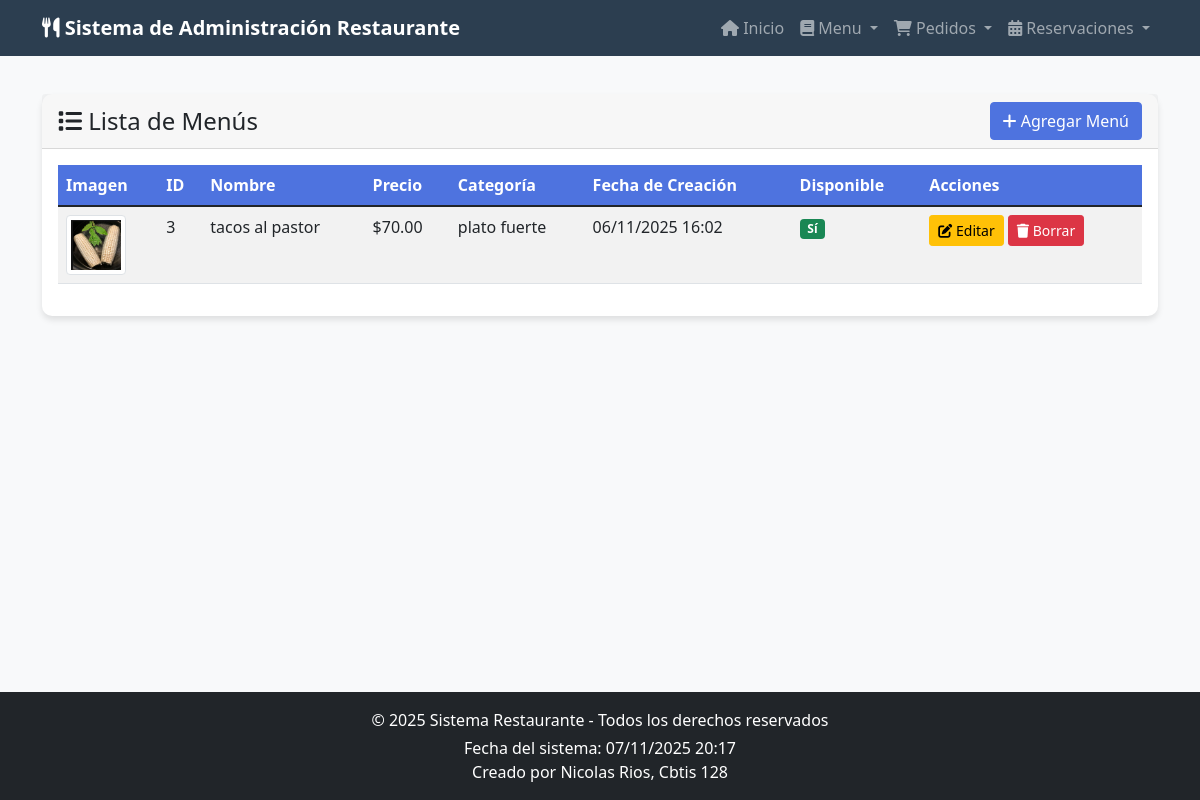
Before: /ver-menu/ with the older database file.
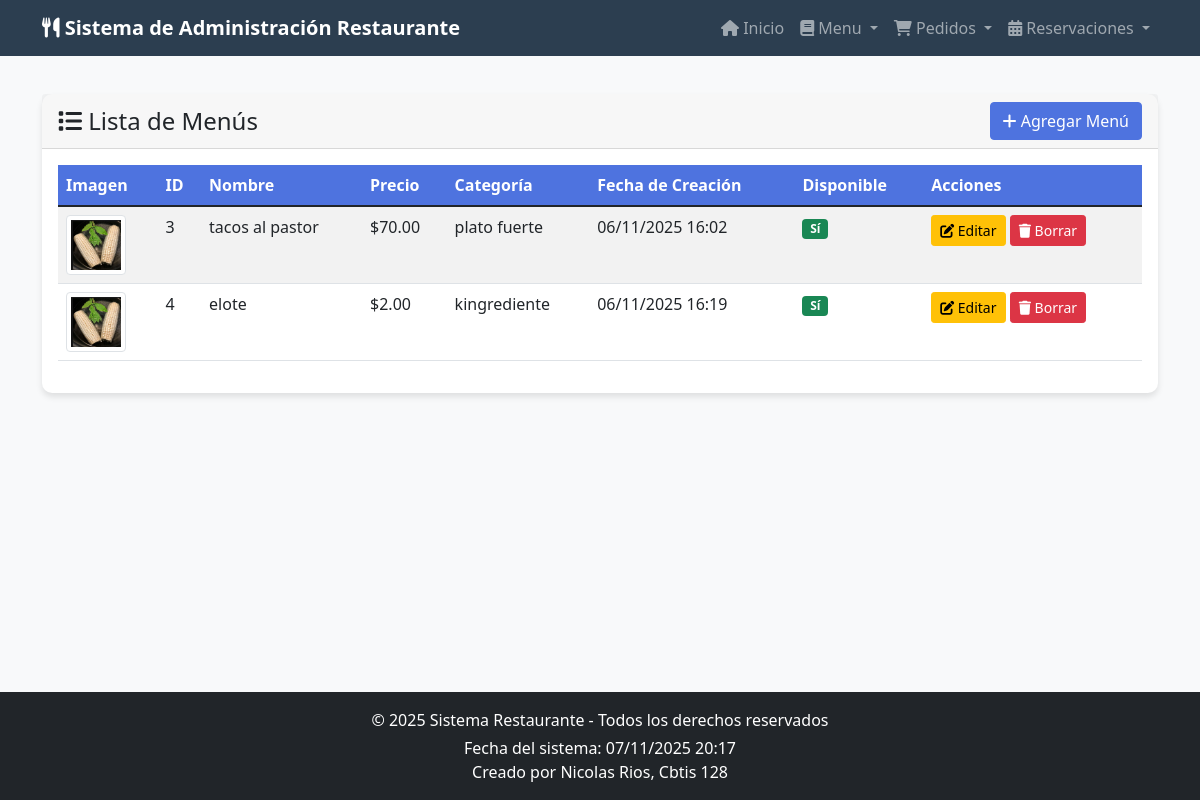
After: the same page with the newer database file.
### app_Restaurante/models.py (models this page shows, shortened)
class Menu(models.Model):
    nombre = models.CharField(max_length=100)
    descripcion = models.TextField()
    precio = models.DecimalField(max_digits=6, decimal_places=2)
    categoria = models.CharField(max_length=50)
    disponible = models.BooleanField(default=True)
    fecha_creacion = models.DateTimeField(auto_now_add=True)
    imagen = models.ImageField(upload_to='img_clientes/', blank=True, null=True)

### app_Restaurante/views.py (the view)
# urls.py: path('ver-menu/', views.ver_Menu, name='ver_Menu'),
def ver_Menu(request):
    menus = Menu.objects.all()
    return render(request, 'Menu/ver_Menu.html', {'menus': menus})

### app_Restaurante/templates/Menu/ver_Menu.html
{% extends 'base.html' %}
{% block content %}
<div class="card">
    <div class="card-header d-flex justify-content-between align-items-center">
        <h4 class="card-title mb-0">
            <i class="fas fa-list"></i> Lista de Menús
        </h4>
        <a href="{% url 'agregar_Menu' %}" class="btn btn-primary">
            <i class="fas fa-plus"></i> Agregar Menú
        </a>
    </div>
    <div class="card-body">
        <div class="table-responsive">
            <table class="table table-striped table-hover">
                <thead class="table-dark">
                    <tr>
                        <th>Imagen</th>
                        <th>ID</th>
                        <th>Nombre</th>
                        <th>Precio</th>
                        <th>Categoría</th>
                        <th>Fecha de Creación</th>
                        <th>Disponible</th>
                        <th>Acciones</th>
                    </tr>
                </thead>
                <tbody>
                    {% for menu in menus %}
                    <tr>
                        <td>
                            {% if menu.imagen %}
                                <img src="{{ menu.imagen.url }}" alt="{{ menu.nombre }}"
                                     class="img-thumbnail" style="width: 60px; height: 60px; object-fit: cover;">
                            {% else %}
                                <span class="text-muted">Sin imagen</span>
                            {% endif %}
                        </td>
                        <td>{{ menu.id }}</td>
                        <td>{{ menu.nombre }}</td>
                        <td>${{ menu.precio }}</td>
                        <td>{{ menu.categoria }}</td>
                        <td>{{menu.fecha_creacion|date:"d/m/Y H:i"}}</td>
                        <td>
                            {% if menu.disponible %}
                                <span class="badge bg-success">Sí</span>
                            {% else %}
                                <span class="badge bg-danger">No</span>
                            {% endif %}
                        </td>
                        <td>
                            <a href="{% url 'actualizar_Menu' menu.id %}" class="btn btn-warning btn-sm">
                                <i class="fas fa-edit"></i> Editar
                            </a>
                            <a href="{% url 'borrar_Menu' menu.id %}" class="btn btn-danger btn-sm">
                                <i class="fas fa-trash"></i> Borrar
                            </a>
                        </td>
                    </tr>
                    {% empty %}
                    <tr>
                        <td colspan="7" class="text-center">No hay menús registrados</td>
                    </tr>
                    {% endfor %}
                </tbody>
            </table>
        </div>
    </div>
</div>
{% endblock %}

### app_Restaurante/templates/base.html (shortened to what this page needs)
<!DOCTYPE html>
<html lang="es">
<head>
    {% include 'header.html' %}
</head>
<body>
    {% include 'navbar.html' %}
    <div class="container mt-4">
        {% block content %}
        {% endblock %}
    </div>
    {% include 'footer.html' %}
</body>
</html>

### app_Restaurante/templates/header.html (shortened to what this page needs)
<!DOCTYPE html>
<html lang="es">
<head>
    <link href="https://cdn.jsdelivr.net/npm/bootstrap@5.1.3/dist/css/bootstrap.min.css" rel="stylesheet">
    <link href="https://cdnjs.cloudflare.com/ajax/libs/font-awesome/6.0.0/css/all.min.css" rel="stylesheet">
</head>
<body>

### app_Restaurante/templates/navbar.html (shortened to what this page needs)
<nav class="navbar navbar-expand-lg navbar-dark bg-dark fixed-top">
    <div class="container">
        <a class="navbar-brand" href="{% url 'inicio_Restaurante' %}">
            <i class="fas fa-utensils"></i> Sistema de Administración Restaurante
        </a>
        <div class="collapse navbar-collapse" id="navbarNav">
            <ul class="navbar-nav ms-auto">
                <li class="nav-item">
                    <a class="nav-link" href="{% url 'inicio_Restaurante' %}">
                        <i class="fas fa-home"></i> Inicio
                    </a>
                </li>
                <li class="nav-item dropdown">
                    <a class="nav-link dropdown-toggle" href="#" id="menuDropdown" role="button" data-bs-toggle="dropdown">
                        <i class="fas fa-book"></i> Menu
                    </a>
                </li>
                <li class="nav-item dropdown">
                    <a class="nav-link dropdown-toggle" href="#" id="pedidosDropdown" role="button" data-bs-toggle="dropdown">
                        <i class="fas fa-shopping-cart"></i> Pedidos
                    </a>
                </li>
                <li class="nav-item dropdown">
                    <a class="nav-link dropdown-toggle" href="#" id="reservacionesDropdown" role="button" data-bs-toggle="dropdown">
                        <i class="fas fa-calendar-alt"></i> Reservaciones
                    </a>
                </li>
            </ul>
        </div>
    </div>
</nav>

### app_Restaurante/templates/footer.html
<footer class="footer mt-auto py-3 bg-dark">
    <div class="container text-center">
        <p class="mb-1 text-white">&copy; {% now "Y" %} Sistema Restaurante - Todos los derechos reservados</p>
        <p class="mb-0 text-white">Fecha del sistema: {% now "d/m/Y H:i" %}</p>
        <p class="mb-0 text-white">Creado por Nicolas Rios, Cbtis 128</p>
    </div>
</footer>

### app_Restaurante/templates/header.html (style rules this page uses)
body { background-color: #f8f9fa; padding-top: 70px; display: flex; }
.navbar-brand { font-weight: bold; }
.footer { background-color: #343a40; color: white; padding: 20px 0; margin-top: 50px; position: absolute; bottom: 0; width: 100%; }
.card { border: none; box-shadow: 0 4px 6px rgba(0,0,0,0.1); margin-bottom: 20px; border-radius: 10px; }
.btn-primary { background-color: #4e73df; border-color: #4e73df; }
.table th { background-color: #4e73df; color: white; }
.navbar-dark { background-color: #2c3e50 !important; }

Changed rows visible on the page:
added Menu: imagen (picture), id "4", nombre "elote", precio "2.00", categoria "kingrediente", fecha_creacion "06/11/2025 16:19", disponible "Sí"
